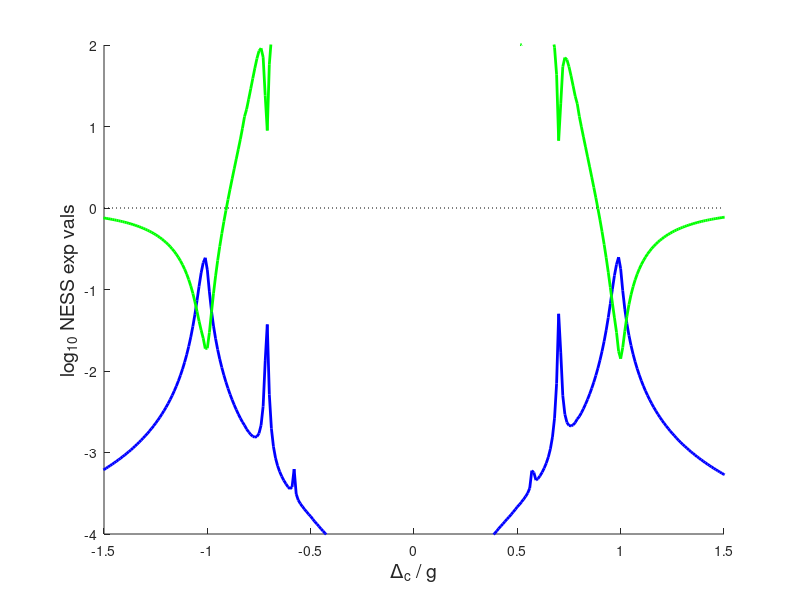

Here is the MATLAB script that generated this plot: (Note: this script raises an error after producing the figure.)
clc
clear
close all

data_low = load('two_site_spectrum_JCH_small_hopping_1');
data_high = load('two_site_spectrum_JCH_high_hopping_1');

figure(1)
clf
hold on
plot(-data_low.var_list, log10(real(data_low.num_1_store)),'b', 'LineWidth', 2)
% plot(-data.var_list, log10(real(data_low.)),'r', 'LineWidth', 2)
plot(-data_low.var_list, log10(real(data_low.g2_ss_store)),'g', 'LineWidth', 2)
xlabel('\Delta_c / g', 'FontSize', 14)
ylabel('log_{10} NESS exp vals', 'FontSize', 14)
xlim([-1.5 1.5])
ylim([-4 2])
x_lim = xlim;
y_lim = ylim;
plot(x_lim, 0*[1 1], 'k:')
set(gcf, 'Color', 'w')
export_fig 'two_site_spectrum_JCH_small_loss_small_hopping' '-pdf'

figure(2)
clf
hold on
plot(-(data_high.var_list - 2*10), log10(real(data_high.num_1_store)),'b', 'LineWidth', 2)
% plot(-data.var_list, log10(real(data_high.)),'r', 'LineWidth', 2)
plot(-(data_high.var_list - 2*10), log10(real(data_high.g2_ss_store)),'g', 'LineWidth', 2)
xlabel('\Delta_c / g', 'FontSize', 14)
ylabel('log_{10} NESS exp vals', 'FontSize', 14)
xlim([-1.5 1.5])
ylim([-4 2])
x_lim = xlim;
y_lim = ylim;
plot(x_lim, 0*[1 1], 'k:')
set(gcf, 'Color', 'w')
export_fig 'two_site_spectrum_JCH_small_loss_high_hopping' '-pdf'